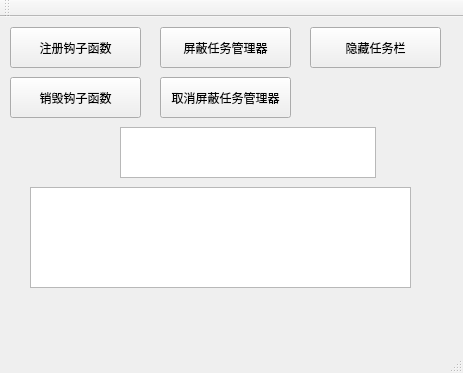
<?xml version="1.0" encoding="UTF-8"?>
<ui version="4.0">
 <class>MainWindow</class>
 <widget class="QMainWindow" name="MainWindow">
  <property name="geometry">
   <rect>
    <x>0</x>
    <y>0</y>
    <width>463</width>
    <height>373</height>
   </rect>
  </property>
  <property name="windowTitle">
   <string>MainWindow</string>
  </property>
  <widget class="QWidget" name="centralWidget">
   <widget class="QPushButton" name="pushButton">
    <property name="geometry">
     <rect>
      <x>10</x>
      <y>10</y>
      <width>131</width>
      <height>41</height>
     </rect>
    </property>
    <property name="text">
     <string>注册钩子函数</string>
    </property>
   </widget>
   <widget class="QPushButton" name="pushButton_2">
    <property name="geometry">
     <rect>
      <x>10</x>
      <y>60</y>
      <width>131</width>
      <height>41</height>
     </rect>
    </property>
    <property name="text">
     <string>销毁钩子函数</string>
    </property>
   </widget>
   <widget class="QTextEdit" name="textEdit">
    <property name="geometry">
     <rect>
      <x>30</x>
      <y>170</y>
      <width>381</width>
      <height>101</height>
     </rect>
    </property>
   </widget>
   <widget class="QPushButton" name="pushButton_3">
    <property name="geometry">
     <rect>
      <x>160</x>
      <y>10</y>
      <width>131</width>
      <height>41</height>
     </rect>
    </property>
    <property name="text">
     <string>屏蔽任务管理器</string>
    </property>
   </widget>
   <widget class="QPushButton" name="pushButton_4">
    <property name="geometry">
     <rect>
      <x>160</x>
      <y>60</y>
      <width>131</width>
      <height>41</height>
     </rect>
    </property>
    <property name="text">
     <string>取消屏蔽任务管理器</string>
    </property>
   </widget>
   <widget class="QPushButton" name="pushButton_5">
    <property name="geometry">
     <rect>
      <x>310</x>
      <y>10</y>
      <width>131</width>
      <height>41</height>
     </rect>
    </property>
    <property name="text">
     <string>隐藏任务栏</string>
    </property>
   </widget>
   <widget class="QListWidget" name="listWidget">
    <property name="geometry">
     <rect>
      <x>120</x>
      <y>110</y>
      <width>256</width>
      <height>51</height>
     </rect>
    </property>
   </widget>
  </widget>
  <widget class="QMenuBar" name="menuBar">
   <property name="geometry">
    <rect>
     <x>0</x>
     <y>0</y>
     <width>463</width>
     <height>26</height>
    </rect>
   </property>
  </widget>
  <widget class="QToolBar" name="mainToolBar">
   <attribute name="toolBarArea">
    <enum>TopToolBarArea</enum>
   </attribute>
   <attribute name="toolBarBreak">
    <bool>false</bool>
   </attribute>
  </widget>
  <widget class="QStatusBar" name="statusBar"/>
 </widget>
 <layoutdefault spacing="6" margin="11"/>
 <resources/>
 <connections/>
</ui>
